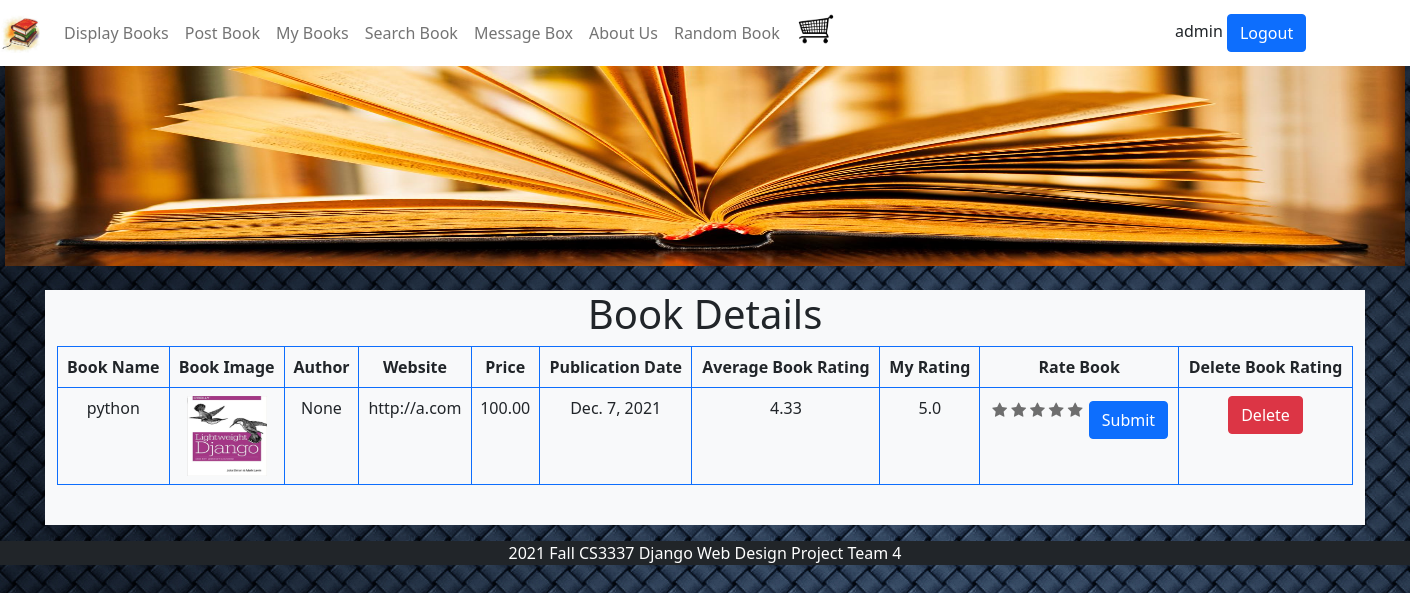
Page /book_detail/1 (signed in) on the committed database.
### bookMng/models.py (models this page shows, shortened)
class Book(models.Model):
    name = models.CharField(max_length=200)
    web = models.URLField(max_length=200)
    price = models.DecimalField(decimal_places=2, max_digits=6)
    publishdate = models.DateField(auto_now=True)
    picture = models.FileField(upload_to='bookEx/static/uploads')
    pic_path = models.CharField(max_length=300, editable=False, blank=True)
    username = models.ForeignKey(User, blank=True, null=True, on_delete=models.CASCADE)
    avg_rating = models.DecimalField(decimal_places=1, max_digits=65, default=5)

class BookRating(models.Model):
    rating = models.DecimalField(decimal_places=1, max_digits=2,
                                 validators=[MinValueValidator(1.0), MaxValueValidator(5.0)], default=5)
    username = models.ForeignKey(User, blank=True, null=True, on_delete=models.CASCADE)
    book = models.ForeignKey(Book, blank=True, null=True, on_delete=models.CASCADE)

### bookMng/views.py (the view, shortened to what this page needs)
# urls.py: path('book_detail/<int:book_id>',views.book_detail, name='book_detail'),
@login_required(login_url=reverse_lazy('login'))
def book_detail(request, book_id):
    book = Book.objects.get(id=book_id)
    book.pic_path = book.picture.url[14:]
    form = BookRatingForm(request.POST, request.FILES)
    lookups = Q(book=book) & Q(username=request.user)
    results = BookRating.objects.filter(lookups).distinct()
    result = None
    for res in results:
        result = res
        break
    all_ratings = BookRating.objects.filter(book=book)
    total_rating = 0
    total_number_of_ratings = 0
    for rating in all_ratings:
        total_number_of_ratings += 1
        total_rating += rating.rating
    if total_number_of_ratings != 0:
        book.avg_rating = round(total_rating / total_number_of_ratings,2)
    return render(request,
                  'bookMng/book_detail.html',
                  {
                      'item_list': MainMenu.objects.all(),
                      'book': book,
                      'form': form,
                      'book_rating': result.rating,
                  })

### bookMng/forms.py
class BookRatingForm(ModelForm):
    class Meta:
        model = BookRating
        fields = [
            'rating',
        ]

### bookEx/templates/bookMng/book_detail.html (shortened to what this page needs)
{% extends "base.html" %}
{% load static %}
{% block content %}
<h1 align="center"> Book Details </h1>
<table class="table table-bordered border-primary">
    <thead class="thead-light">
    <tr align="center">
        <th scope="col">Book Name</th>
        <th scope="col">Book Image</th>
        <th scope="col">Author</th>
        <th scope="col">Website</th>
        <th scope="col">Price</th>
        <th scope="col">Publication Date</th>
        <th scope="col">Average Book Rating</th>
        <th scope="col">My Rating</th>
        <th scope="col">Rate Book</th>
        <th scope="col">Delete Book Rating</th>
    </tr>
    </thead>
    <tr align="center">
        <td>{{ book.name }}</td>
        <td>
            <img src="{% static book.pic_path %}" width="80" height="80">
        </td>
        <td>{{ book.username }}</td>
        <td>{{ book.web }}</td>
        <td>{{ book.price }}</td>
        <td>{{ book.publishdate }}</td>
        <td>{{ book.avg_rating }}</td>
        <td>{{ book_rating }}</td>
        <td>
            <form action="" enctype="multipart/form-data" method="post" novalidate>
                <div class="rate">
                <input type="radio" name="rating" id="rating 5" value="5" required /><label for="rating 5" title="5"></label>
                <input type="radio" name="rating" id="rating 4" value="4" required /><label for="rating 4" title="4"></label>
                <input type="radio" name="rating" id="rating 3" value="3" required /><label for="rating 3" title="3"></label>
                <input type="radio" name="rating" id="rating 2" value="2" required /><label for="rating 2" title="2"></label>
                <input type="radio" name="rating" id="rating 1" value="1" required /><label for="rating 1" title="1"></label>
                </div>
                <input class="btn btn-primary" type="submit" value="Submit">
            </form>
        </td>
        <td align="center">
            <a class="btn btn-danger" href="rating_delete/{{ book.id }}" role="button">Delete</a>
        </td>
    </tr>
</table>
<br>
{% endblock content %}

### bookEx/templates/base.html (shortened to what this page needs)
{% load static %}
<!DOCTYPE html>
<html lang="en">
<head>
    <link href="{% static 'main.css' %}" rel="stylesheet" type="text/css">
    <link href="{% static 'stars.css' %}" rel="stylesheet" type="text/css"/>
    <link rel="stylesheet" href="https://cdnjs.cloudflare.com/ajax/libs/font-awesome/4.7.0/css/font-awesome.min.css">
    <link href="https://cdn.jsdelivr.net/npm/bootstrap@5.0.2/dist/css/bootstrap.min.css" rel="stylesheet">
</head>
<body style="background-image: url('{% static 'bg.jpg' %}');">
    <nav class="navbar navbar-expand-sm navbar-light sticky-top" style="background-color: white;">
        <a class="navbar-brand " href="/">
            <img src="{% static 'logo.jfif' %}" width="40" height ="40" alt=""/>
        </a>
        <div class="collapse navbar-collapse">
            <ul class="navbar-nav mr-auto">
                    <li class="nav-item">
                        <a class="nav-link" href="\displaybooks">Display Books</a>
                    </li>
                    <li class="nav-item">
                        <a class="nav-link" href="\postbook">Post Book</a>
                    </li>
                    <li class="nav-item">
                        <a class="nav-link" href="\mybooks">My Books</a>
                    </li>
                    <li class="nav-item">
                        <a class="nav-link" href="\search">Search Book</a>
                    </li>
                    <li class="nav-item">
                        <a class="nav-link" href="\messagebox">Message Box</a>
                    </li>
                    <li class="nav-item">
                        <a class="nav-link" href="\aboutus">About Us</a>
                    </li>
                    <li class="nav-item">
                        <a class="nav-link" href="\randombook">Random Book</a>
                    </li>
                    {% if user.is_authenticated %}
                        <div class="px-2">
                            <a href="{% url 'shoppingcart' %}">
                                <img src= "{% static 'cart.png' %}" class="" style="width: 40px">
                            </a>
                        </div>
                    {% endif %}
                </ul>
        </div>
        <div class="col-sm-2" align="justify">
            {% if user.is_authenticated %}
                {{ user.username }}
                <a class="btn btn-primary" href="{% url 'logout' %}?next=/" role="button">Logout</a>
            {% else %}
                Not Logged in
                <a class="btn btn-primary" href="{% url 'login' %}?next=/" role="button">Login</a>
            {% endif %}
        </div>
    </nav>
    <div class="col-md-12 col-lg-12" >
        <div class="px-0" align="center">
            <img src="{% static 'topbanner.jpg' %}" width="1400" height="200" alt=""/>
        </div>
    </div>
    <br>
    <div class="container bg-light">
        {% block content %}{% endblock content %}
    </div>
    <div id="footer" class="col-12 mt-3 text-white bg-dark" align="center">
        2021 Fall CS3337 Django Web Design Project Team 4
    </div>
</body>
</html>

### bookEx/static/stars.css (style rules this page uses)
.rate { display: inline-block; }
.rate > label { float: right; color: #6E6E6E; }
.rate > label:before { display: inline-block; font-size: 1em; font-family: FontAwesome; content: "\f005"; padding: 2px; align: center; }

### rows in the picture
Book: name "python", pic_path (picture), username "None", web "http://a.com", price "100.00", publishdate "Dec. 7, 2021", avg_rating "4.33"
BookRating: rating "5.0"

### other values in the picture
{{ user.username }} "admin"
